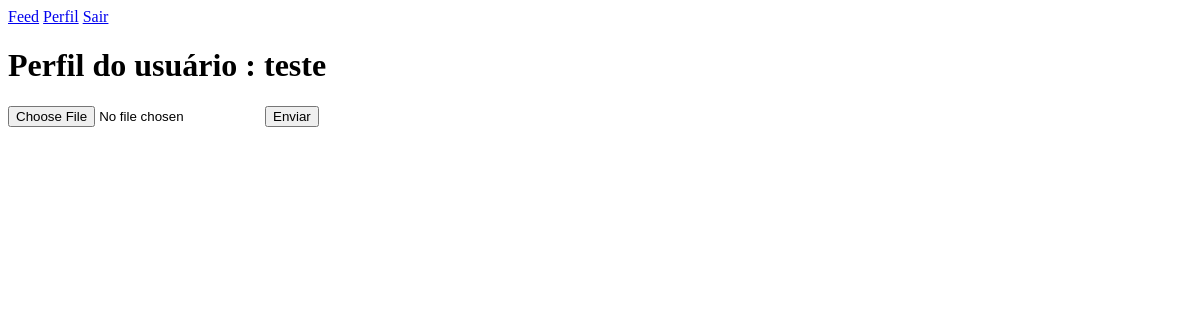
Page /perfil/1 (signed in) on the earlier database version.
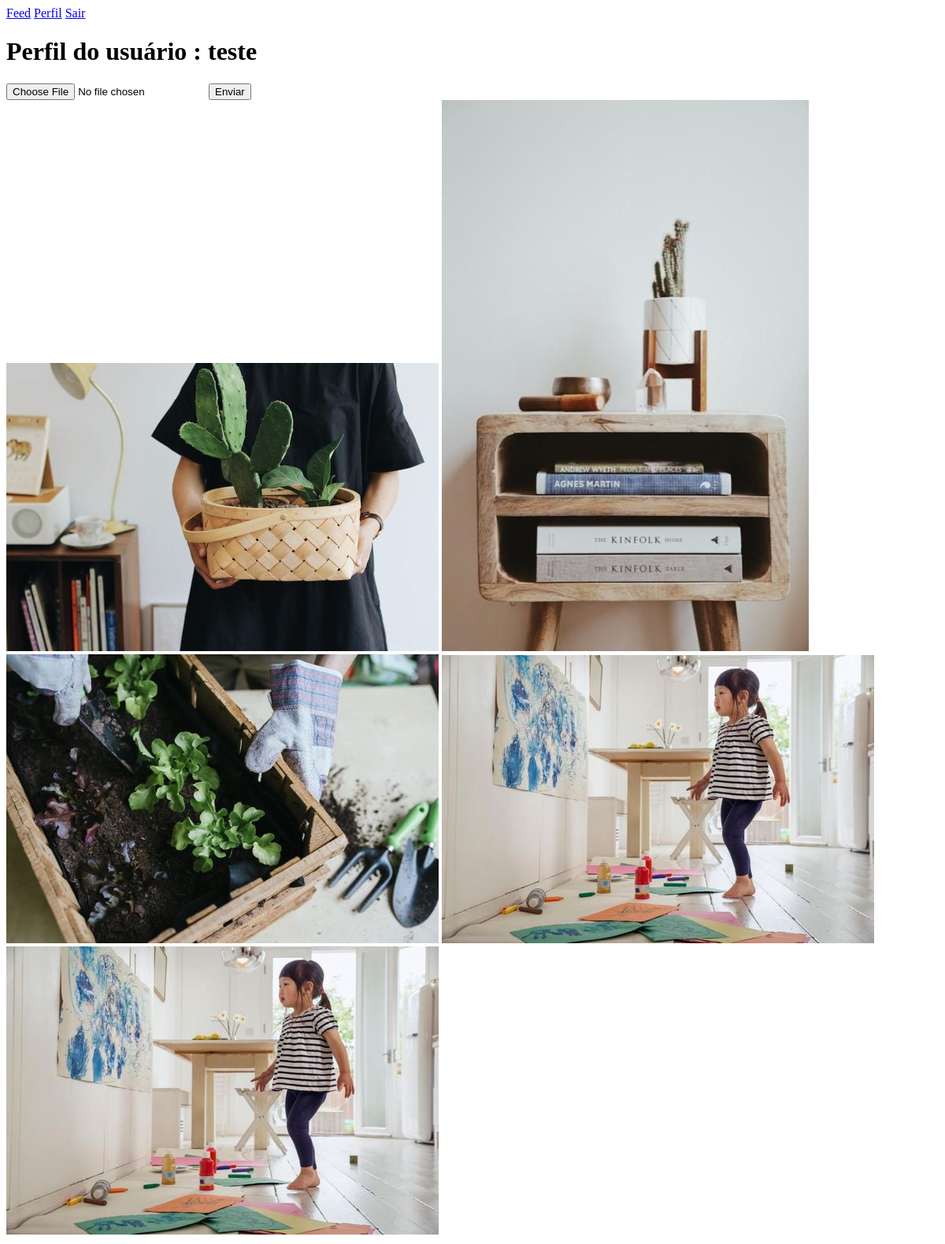
Same page on the later database version.
### fakepinterest/models.py (models this page shows)
class Foto(database.Model):
        id = database.Column(database.Integer, primary_key=True)
        imagem = database.Column(database.String, default="default.png")
        data_criacao = database.Column(database.DateTime, nullable=False, default=datetime.utcnow())
        id_usuario = database.Column(database.Integer, database.ForeignKey('usuario.id'), nullable=False)

### fakepinterest/routes.py (the view, shortened to what this page needs)
@app.route("/perfil/<id_usuario>", methods=["GET", "POST"])
@login_required
def perfil(id_usuario):
    if int(id_usuario) == int(current_user.id):
        form_foto = FormFoto()
        return render_template("perfil.html", usuario=current_user, form=form_foto)
    else:
        usuario = Usuario.query.get(int(id_usuario))
        return render_template("perfil.html", usuario=usuario, form=None)

### fakepinterest/forms.py
class FormFoto(FlaskForm):
    foto= FileField("Foto", validators=[DataRequired()])
    botao_confirmacao = SubmitField("Enviar")

### fakepinterest/models.py (called while the page is built)
@login_manager.user_loader
def load_usuario(id_usuario):
    return Usuario.query.get(int(id_usuario))

### fakepinterest/templates/perfil.html (shortened to what this page needs)
{% extends "homepage.html" %}
{% block body %}
<body>
{%include "navbar.html" %}
<h1> Perfil do usuário : {{ usuario.username }}</h1>
{% if form %}
<form method="POST" enctype="multipart/form-data">
  {{ form.foto }}
  {{ form.botao_confirmacao () }}
</form>
{% endif %}
{% for foto in usuario.fotos %}
  <img src="{{ url_for('static', filename='fotos_posts/{}'.format(foto.imagem)) }}">
{% endfor %}
</body>
{% endblock %}

Differences in the rows shown:
added Foto: imagem (picture)
added Foto: imagem (picture)
added Foto: imagem (picture)
added Foto: imagem (picture)
added Foto: imagem (picture)
